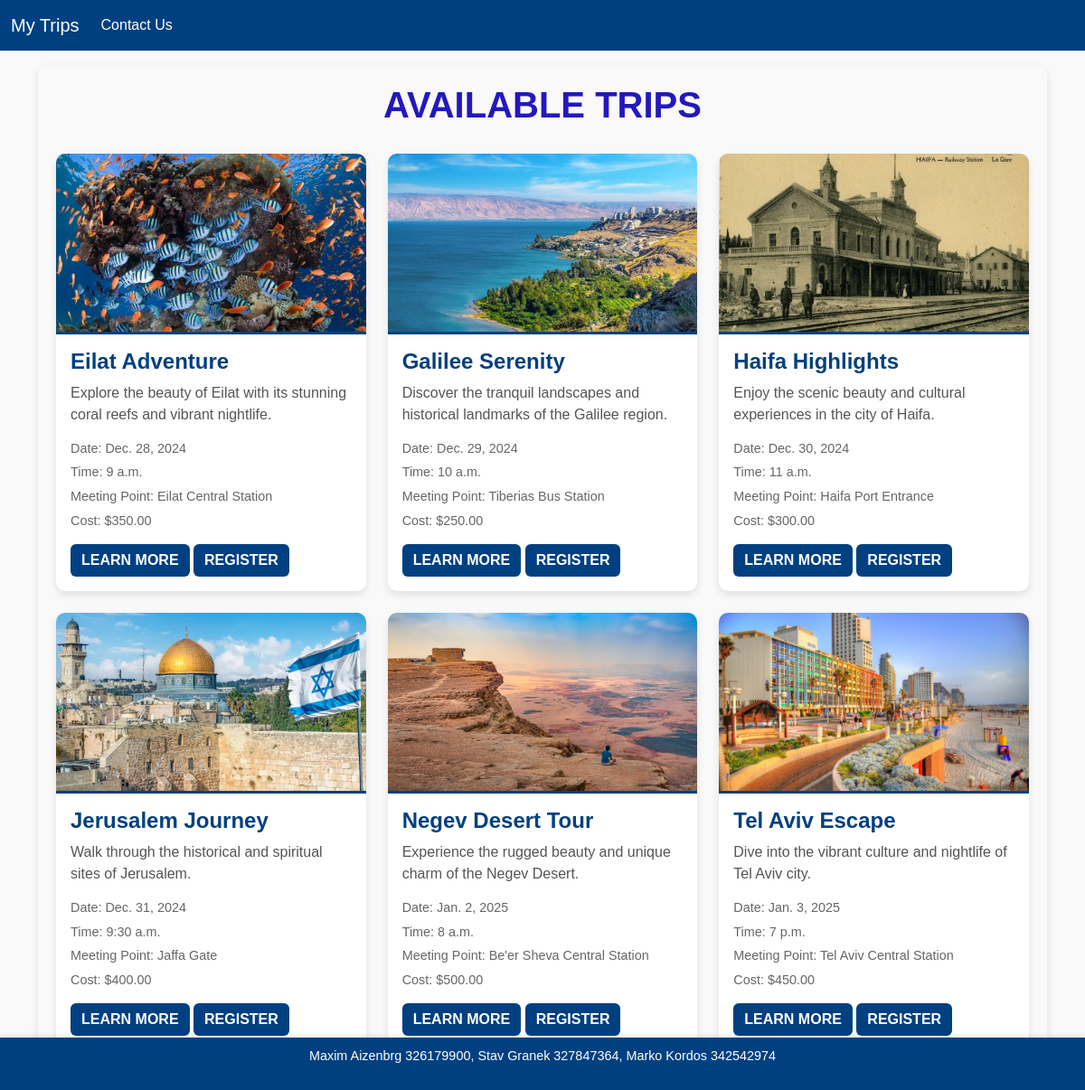
The page / on the database its author committed.
### main/models.py (models this page shows, shortened)
class Trip(models.Model):
    trip_id = models.AutoField(primary_key=True)
    name = models.CharField(max_length=100)
    description = models.TextField()
    image = models.CharField(max_length=200)
    link = models.URLField()
    date = models.DateField()
    time = models.TimeField()
    meeting_point = models.CharField(max_length=200)
    cost = models.DecimalField(max_digits=10, decimal_places=2)

### main/views.py (the view)
# urls.py: path("", views.home, name="home"),
def home(request):
    trips = Trip.objects.all()
    return render(request, "main/trip_list.html",{"trips": trips})

### main/templates/main/trip_list.html (shortened to what this page needs)
{% extends 'main/mainlayout.html' %}
{% load static %}
{% block content %}
<div class="main-container mt-4">
    <h1 style="color:#2318be;" class="text-center">Available Trips</h1>
    <div class="row">
        {% for trip in trips %}
        <div class="col-md-4 mb-4">
            <div class="card">
                <img src="{% static trip.image %}" class="card-img-top" alt="{{ trip.name }}">
                <div class="card-body">
                    <h5 class="card-title">{{ trip.name }}</h5>
                    <p class="card-text">{{ trip.description }}</p>
                    <ul>
                        <li>Date: {{ trip.date }}</li>
                        <li>Time: {{ trip.time }}</li>
                        <li>Meeting Point: {{ trip.meeting_point }}</li>
                        <li>Cost: ${{ trip.cost }}</li>
                    </ul>
                    <a href="{% url 'trip_info' trip.trip_id %}" class="btn btn-primary">Learn More</a>
                    <a href="{% url 'registration' trip.trip_id %}" class="btn btn-primary">Register</a>
                </div>
            </div>
        </div>
        {% endfor %}
    </div>
</div>
{% endblock %}

### main/templates/main/mainlayout.html (shortened to what this page needs)
{% load static %}
<!DOCTYPE html>
<html lang="en">
<head>
    <link rel="stylesheet" href="https://cdn.jsdelivr.net/npm/bootstrap@5.3.3/dist/css/bootstrap.min.css">
    <link rel="stylesheet" href="{% static 'main/css/test.css' %}">
</head>
<body>
    <nav class="navbar navbar-expand-lg navbar-custom fixed-top">
        <div class="container-fluid">
            <a class="navbar-brand" href="{% url 'trip_list' %}">My Trips</a>
            <div class="collapse navbar-collapse" id="navbarNav">
                <ul class="navbar-nav me-auto">
                    <li class="nav-item">
                        <a class="nav-link" href="{% url 'contact_us' %}">Contact Us</a>
                    </li>
                </ul>
            </div>
        </div>
    </nav>
    <main class="container mt-5">
        {% block content %}
        {% endblock %}
    </main>
    <footer>
        <p>Maxim Aizenbrg 326179900, Stav Granek 327847364, Marko Kordos 342542974</p>
    </footer>
</body>
</html>

### main/static/main/css/test.css (style rules this page uses)
body { margin: 0; font-family: Arial, sans-serif; color: #333; background-color: #f9f9f9; display: flex; flex-direction: column; min-height: 100vh; overflow-x: hidden; }
.main-container { background-color: #f9f9f9; padding: 20px; border-radius: 10px; box-shadow: 0 4px 10px rgba(0, 0, 0, 0.1); display: flex; flex-direction: column; justify-content: center; align-items: center; }
.container h1 { color: #004080; margin-bottom: 30px; text-transform: uppercase; font-weight: bold; }
.card { border: none; border-radius: 10px; box-shadow: 0 4px 8px rgba(0, 0, 0, 0.1); transition: transform 0.2s, box-shadow 0.2s; overflow: hidden; height:max-content; }
.card-img-top { width: 100%; height: 200px; object-fit: cover; border-bottom: 3px solid #004080; }
.card-title { font-size: 1.5rem; color: #004080; font-weight: bold; }
.card-text { font-size: 1rem; color: #555; margin-bottom: 15px; }
.card ul { padding: 0; list-style: none; font-size: 0.9rem; color: #666; margin-bottom: 15px; }
.card ul li { margin-bottom: 5px; }
.card .btn { background-color: #004080; border: none; color: #fff; text-transform: uppercase; font-weight: bold; transition: background-color 0.2s; }
footer { background-color: #004080; color: #fff; text-align: center; padding: 10px 20px; font-size: 0.9rem; position: fixed; bottom: 0; width: 100%; box-shadow: 0 -2px 5px rgba(0, 0, 0, 0.1); }
.navbar-custom { background-color: #004080; }
.navbar-custom .nav-link, .navbar-custom .navbar-brand { color: white; }

### rows shown on the page
Trip: image (picture), name "Eilat Adventure", description "Explore the beauty of Eilat with its stunning coral reefs and vibrant nightlife.", date "Dec. 28, 2024", time "9 a.m.", meeting_point "Eilat Central Station", cost "350.00"
Trip: image (picture), name "Galilee Serenity", description "Discover the tranquil landscapes and historical landmarks of the Galilee region.", date "Dec. 29, 2024", time "10 a.m.", meeting_point "Tiberias Bus Station", cost "250.00"
Trip: image (picture), name "Haifa Highlights", description "Enjoy the scenic beauty and cultural experiences in the city of Haifa.", date "Dec. 30, 2024", time "11 a.m.", meeting_point "Haifa Port Entrance", cost "300.00"
Trip: image (picture), name "Jerusalem Journey", description "Walk through the historical and spiritual sites of Jerusalem.", date "Dec. 31, 2024", time "9:30 a.m.", meeting_point "Jaffa Gate", cost "400.00"
Trip: image (picture), name "Negev Desert Tour", description "Experience the rugged beauty and unique charm of the Negev Desert.", date "Jan. 2, 2025", time "8 a.m.", meeting_point "Be'er Sheva Central Station", cost "500.00"
Trip: image (picture), name "Tel Aviv Escape", description "Dive into the vibrant culture and nightlife of Tel Aviv city.", date "Jan. 3, 2025", time "7 p.m.", meeting_point "Tel Aviv Central Station", cost "450.00"
